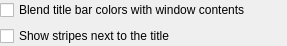
<ui version="4.0" >
 <class>Ozone::OxygenConfigUI</class>
 <widget class="QWidget" name="OxygenConfigUI" >
  <property name="geometry" >
   <rect>
    <x>0</x>
    <y>0</y>
    <width>287</width>
    <height>33</height>
   </rect>
  </property>
  <property name="windowTitle" >
   <string>Ozone</string>
  </property>
  <layout class="QVBoxLayout" >
   <property name="margin" >
    <number>0</number>
   </property>
   <item>
    <widget class="QCheckBox" name="blendTitlebarColors" >
     <property name="whatsThis" >
      <string>When enabled, this option makes the window title bar use the same colors as the window contents, instead of using the system title bar colors.</string>
     </property>
     <property name="text" >
      <string>Blend title bar colors with window contents</string>
     </property>
    </widget>
   </item>
   <item>
    <widget class="QCheckBox" name="showStripes" >
     <property name="whatsThis" >
      <string>When enabled, this option increases the visibility of the window titlebar by showing stripes</string>
     </property>
     <property name="text" >
      <string>Show stripes next to the title</string>
     </property>
    </widget>
   </item>
  </layout>
 </widget>
 <layoutdefault spacing="6" margin="11" />
 <pixmapfunction>qPixmapFromMimeSource</pixmapfunction>
 <resources/>
 <connections/>
</ui>
